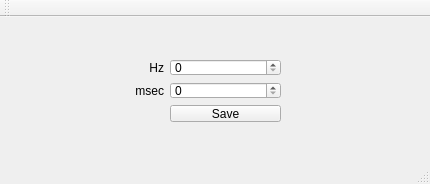
<?xml version="1.0" encoding="UTF-8"?>
<ui version="4.0">
 <class>MakeWave</class>
 <widget class="QMainWindow" name="MakeWave">
  <property name="geometry">
   <rect>
    <x>0</x>
    <y>0</y>
    <width>430</width>
    <height>184</height>
   </rect>
  </property>
  <property name="windowTitle">
   <string>MakeWave</string>
  </property>
  <widget class="QWidget" name="centralWidget">
   <widget class="QWidget" name="">
    <property name="geometry">
     <rect>
      <x>41</x>
      <y>31</y>
      <width>251</width>
      <height>85</height>
     </rect>
    </property>
    <layout class="QGridLayout" name="gridLayout">
     <item row="0" column="1">
      <widget class="QSpinBox" name="hzBox"/>
     </item>
     <item row="1" column="0">
      <widget class="QLabel" name="label_2">
       <property name="text">
        <string>msec</string>
       </property>
       <property name="alignment">
        <set>Qt::AlignRight|Qt::AlignTrailing|Qt::AlignVCenter</set>
       </property>
      </widget>
     </item>
     <item row="1" column="1">
      <widget class="QSpinBox" name="msecBox"/>
     </item>
     <item row="0" column="0">
      <widget class="QLabel" name="label">
       <property name="text">
        <string>Hz</string>
       </property>
       <property name="alignment">
        <set>Qt::AlignRight|Qt::AlignTrailing|Qt::AlignVCenter</set>
       </property>
      </widget>
     </item>
     <item row="2" column="1">
      <widget class="QPushButton" name="pushButton">
       <property name="text">
        <string>Save</string>
       </property>
      </widget>
     </item>
    </layout>
   </widget>
   <zorder>hzBox</zorder>
   <zorder>msecBox</zorder>
   <zorder>pushButton</zorder>
   <zorder>hzBox</zorder>
   <zorder>msecBox</zorder>
   <zorder>hzBox</zorder>
   <zorder>label</zorder>
   <zorder>label_2</zorder>
   <zorder>pushButton</zorder>
  </widget>
  <widget class="QToolBar" name="mainToolBar">
   <attribute name="toolBarArea">
    <enum>TopToolBarArea</enum>
   </attribute>
   <attribute name="toolBarBreak">
    <bool>false</bool>
   </attribute>
  </widget>
  <widget class="QStatusBar" name="statusBar"/>
  <action name="actionExit">
   <property name="text">
    <string>Exit</string>
   </property>
  </action>
 </widget>
 <layoutdefault spacing="6" margin="11"/>
 <resources/>
 <connections/>
</ui>
